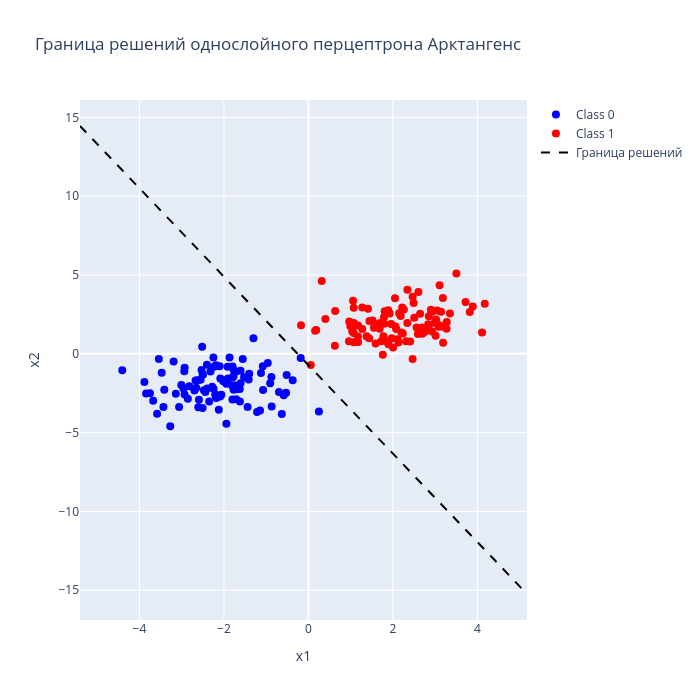

Notebook source saved alongside this figure:
### Markdown cell above
## Решение с тождестенной arctg

### Code cell
weights, bias = solve_single_perceptron(
    X,
    y,
    activation_function=arctg_function,
)
plot_boundart(weights, bias, 'Арктангенс')
